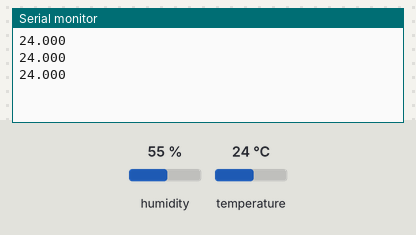
Simulated run of this sketch. Board: Arduino Uno, built with avr-gcc and run on an emulated ATmega328P. Parts: the last lines printed to the serial monitor. The test bench sets the inputs (shaded band); at power-on: temperature 24 °C, humidity 55 %.

Above: at 2.8 s.
2.9 s: temperature set to 12 °C
At 5.5 s:
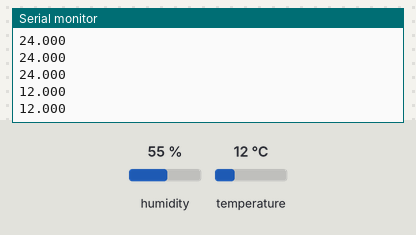
5.6 s: temperature set to 19 °C
At 6.9 s:
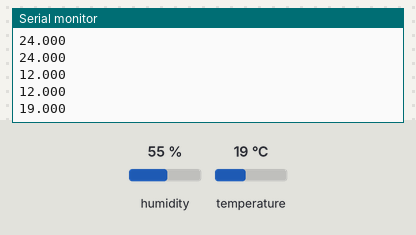
Timing chart, 0 to 8.6 s (numbered marks = the images above; inputs shaded):
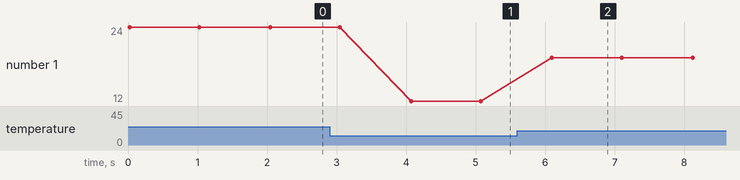

Measured:
- after the input at 2.9 s, the serial monitor: prints a new line after 1.2 s (image 1)
- after the input at 5.6 s, the serial monitor: prints a new line after 0.50 s (image 2)
- plotted number 1: 24 → 12 after the input at 2.9 s, 12 → 19 after the input at 5.6 s

The sketch:

DHTtester.ino
```cpp
#include "DHT.h"

#define DHTPIN 9
#define DHTTYPE DHT11

DHT dht(DHTPIN, DHTTYPE);

void setup() {
  Serial.begin(2000000);
  dht.begin();
}
int dt = 1000;
void loop() {
  float t = dht.readTemperature();
  Serial.println(t,3);
  delay(dt);
}
```
